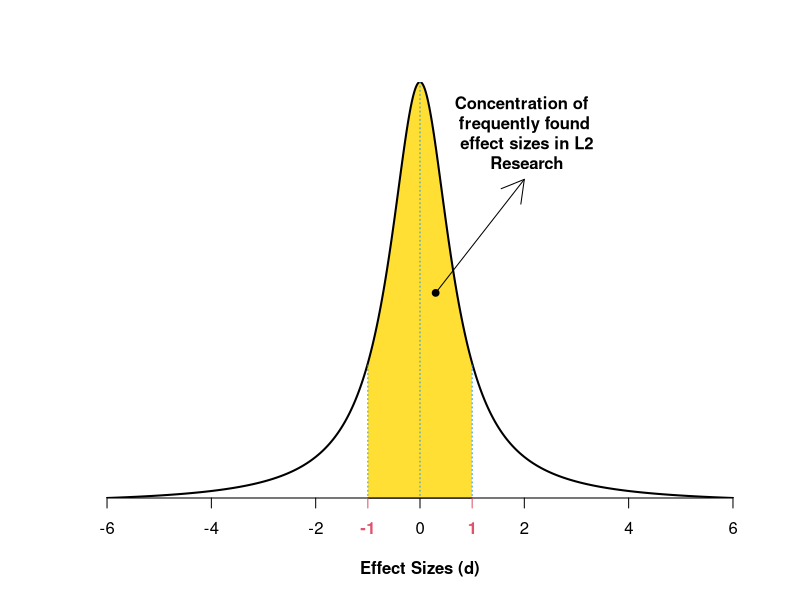

Write the R code that produced this figure.
H = curve(dcauchy(x, 0, sqrt(2)/2), -6, 6, n = 1e4, yaxt = "n", ty = "n", yaxs = "i",
          bty = "n", ylab = NA, xlab = "Effect Sizes (d)", font.lab = 2)

x = seq(-1, 1, l = 1e4)
y = dcauchy(x, 0, sqrt(2)/2)

polygon(c(-1, x, 1), c(0, y, 0), col = adjustcolor("gold", .8), border = NA)
lines(H, lwd = 2)
segments(c(-1, 0, 1), rep(0, 3), x <- c(-1, 0, 1), dcauchy(x, 0, sqrt(2)/2), lty = 3, col = 4)
axis(1, at = c(-1, 1), col.ticks = 2, col.axis = 2, font = 2)
arrows(.3, max(H$y)/2, 2, max(H$y)/1.3, code = 2)
points(.3, max(H$y)/2, pch = 19, cex = .9)
text(2, max(H$y)/1.3, "Concentration of \nfrequently found\n effect sizes in L2\n Research", pos = 3, font = 2)
